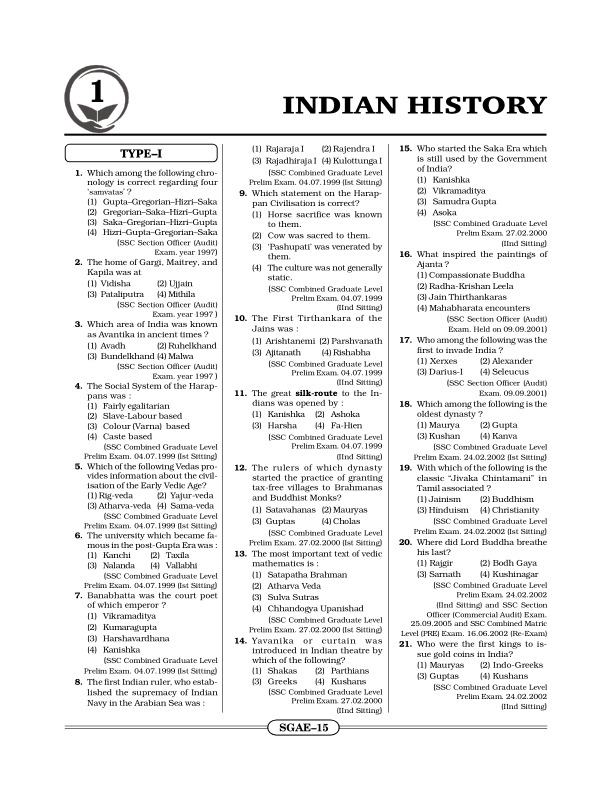
#> input picture image.jpeg, 612 x 792 px
$ python assign2.py
#> lines starting #> are read from the running program, lines starting #| are printed output that depends on the picture; after the words box and inside, x2 and y2 are one past the last pixel; in counts of white or black regions, pixels touching at a corner belong together
#importng the numpy module
import numpy as np
#importing the cv2 module.
import cv2
#read the image with a call to the imread function
img = cv2.imread(r"image.jpeg")
#> img is the input picture: shape (792, 612, 3); mean B, G, R 238.5, 238.5, 238.5
#Canny edge detection
edges = cv2.Canny(img,180,200,apertureSize = 3)
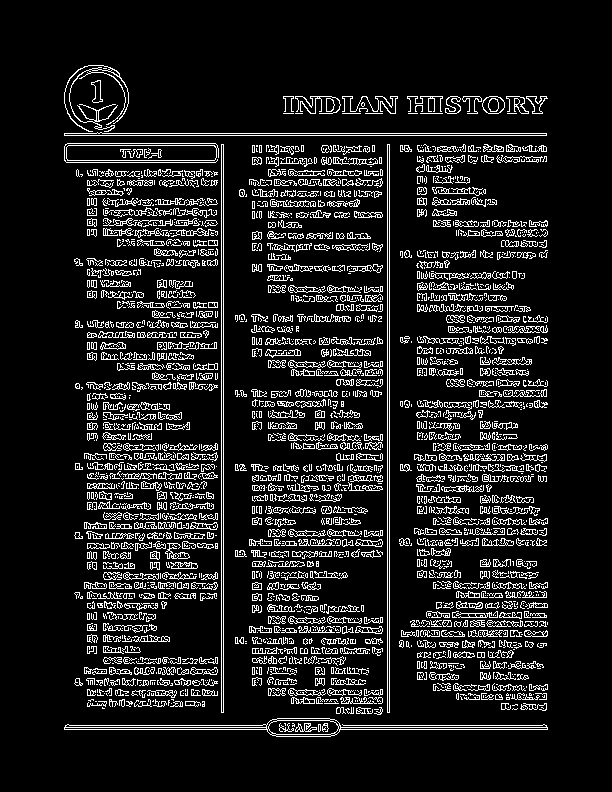
#> edges: shape (792, 612); 11.5% white in thin lines or dots, all inside (x1, y1, x2, y2) = (64, 65, 548, 737)
#it detect lines in an image.
lines = cv2.HoughLinesP(image=edges,rho=1,theta=np.pi/180, threshold=215, minLineLength=50)
#> lines = [[389, 712, 389, 144], [221, 712, 221, 144], [223, 712, 223, 144], [387, 712, 387, 144], [64, 135, 546, 135], [102, 133, 546, 133], [64, 727, 266, 727], [339, 729, 547, 729], [69, 725, 262, 725], [67, 160, 214, 160], [68, 145, 214, 145]]
for line in lines:
   x1, y1, x2, y2 = line[0]
   cv2.line(img, (x1, y1), (x2, y2), (0, 255, 0), 3)
#> this loop made 11 passes
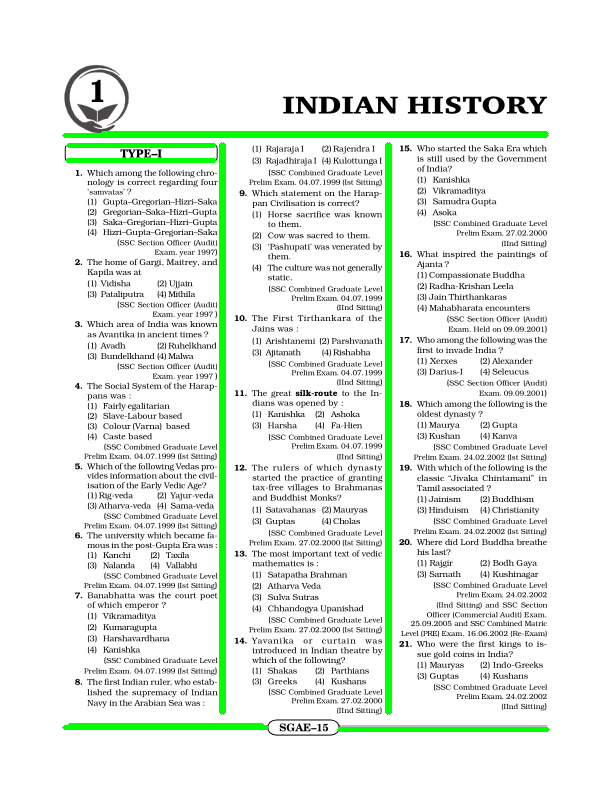
#> img: shape (792, 612, 3); 3.15% of pixels changed, all inside (x1, y1, x2, y2) = (62, 131, 550, 732)

cv2.imshow("linesDetected", img)
cv2.waitKey(0)
cv2.destroyAllWindows()
